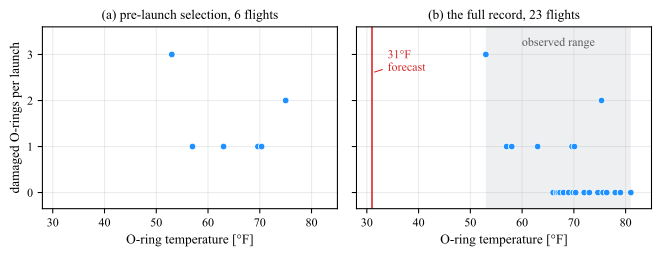

Generate this figure with Python:
# --- Match LaTeX document: Times New Roman, 10pt, textwidth=7in ---
# The O-ring damage record of the 23 shuttle flights that preceded Challenger,
# drawn twice: once from the damage flights alone, which is roughly the selection
# discussed the night before the launch, and once from every flight. The second
# panel is the plot that was never made.
#
# Data: DAAG::orings (R package DAAG, "Challenger O-rings Data"), 23 rows, taken
# from https://vincentarelbundock.github.io/Rdatasets/csv/DAAG/orings.csv
# Original source: Report of the Presidential Commission on the Space Shuttle
# Challenger Accident, Vol. 1, 1986, pp. 129-131.
#
# On the plotted quantity. DAAG's Total column is Erosion + Blowby, which counts a
# ring twice when it suffered both. Tufte's figure plots the number of *distinct*
# damaged rings, which for every row of this dataset is max(Erosion, Blowby): the
# 53F flight had 3 eroded rings, 2 of them also blown by, so 3 rings damaged and
# not the 5 that Total reports. That is the column reproduced here.
import numpy as np
import matplotlib.pyplot as plt

plt.rcParams.update({
    'font.family': 'serif',
    'font.serif': ['Times New Roman'],
    'font.size': 10,
    'axes.titlesize': 10,
    'axes.labelsize': 10,
    'xtick.labelsize': 9,
    'ytick.labelsize': 9,
    'mathtext.fontset': 'cm',
})

C_FLIGHT = '#1E90FF'
C_ALERT = '#D62728'
C_RANGE = '#9AA5B1'

# --- DAAG::orings, in file order: Temperature, Erosion, Blowby, Total ---
orings = np.array([
    [53, 3, 2, 5], [57, 1, 0, 1], [58, 1, 0, 1], [63, 1, 0, 1],
    [66, 0, 0, 0], [67, 0, 0, 0], [67, 0, 0, 0], [67, 0, 0, 0],
    [68, 0, 0, 0], [69, 0, 0, 0], [70, 1, 0, 1], [70, 0, 0, 0],
    [70, 1, 0, 1], [70, 0, 0, 0], [72, 0, 0, 0], [73, 0, 0, 0],
    [75, 0, 0, 0], [75, 0, 2, 1], [76, 0, 0, 0], [76, 0, 0, 0],
    [78, 0, 0, 0], [79, 0, 0, 0], [81, 0, 0, 0],
])
temp, erosion, blowby, total = orings.T
damaged = np.maximum(erosion, blowby)

# The subset the DAAG help page names as the pre-launch chart selection,
# orings[c(1,2,4,11,13,18),] in R's 1-based indexing. Note that it leaves out the
# 58F flight of row 3, which also showed damage.
PRELAUNCH = np.array([1, 2, 4, 11, 13, 18]) - 1

FORECAST = 31.0                     # forecast O-ring temperature, 28 January 1986


def spread(x, width=0.7):
    """Deterministic symmetric offsets so tied points stay countable.

    Overplotting would hide that three flights sit at 67F and four at 70F, and a
    reader cannot count marks that are drawn on top of one another.
    """
    out = np.zeros_like(x, dtype=float)
    for value in np.unique(x):
        idx = np.flatnonzero(x == value)
        if idx.size > 1:
            out[idx] = np.linspace(-width / 2, width / 2, idx.size)
    return x + out


fig, axes = plt.subplots(1, 2, figsize=(7.0, 2.8), sharex=True, sharey=True)

panels = [
    (axes[0], PRELAUNCH, '(a) pre-launch selection, 6 flights'),
    (axes[1], np.arange(len(temp)), '(b) the full record, 23 flights'),
]

for ax, idx, title in panels:
    ax.plot(spread(temp[idx]), damaged[idx], 'o', ms=5, color=C_FLIGHT,
            mfc=C_FLIGHT, mec='white', mew=0.6, zorder=3)
    ax.set_title(title)
    ax.set_xlabel('O-ring temperature [°F]')
    ax.set_xlim(28, 85)
    ax.set_ylim(-0.35, 3.6)
    ax.set_xticks([30, 40, 50, 60, 70, 80])
    ax.set_yticks([0, 1, 2, 3])
    ax.grid(True, alpha=0.25)

axes[0].set_ylabel('damaged O-rings per launch')

# --- the launch morning, and how far outside the record it sat ---
ax = axes[1]
ax.axvspan(temp.min(), temp.max(), color=C_RANGE, alpha=0.18, lw=0, zorder=0)
ax.axvline(FORECAST, color=C_ALERT, lw=1.2, zorder=2)
ax.annotate(f'{FORECAST:.0f}°F\nforecast', xy=(FORECAST, 2.6),
            xytext=(FORECAST + 3, 3.1), fontsize=9, color=C_ALERT, va='top',
            arrowprops=dict(arrowstyle='-', color=C_ALERT, lw=0.8))
ax.text((temp.min() + temp.max()) / 2, 3.25, 'observed range', fontsize=9,
        color='0.35', ha='center', va='center')

plt.tight_layout()

basename = 'plot_challenger'
plt.savefig(f'{basename}.pdf', bbox_inches='tight')
plt.savefig(f'{basename}.svg', bbox_inches='tight')
plt.savefig(f'{basename}.jpeg', dpi=300, bbox_inches='tight')
print(f'Saved {basename}.pdf, {basename}.svg, {basename}.jpeg')

print('\n temp  erosion  blowby  total  damaged  prelaunch')
for i in range(len(temp)):
    mark = 'x' if i in PRELAUNCH else ''
    print(f'{temp[i]:5d} {erosion[i]:8d} {blowby[i]:7d} {total[i]:6d} '
          f'{damaged[i]:8d}  {mark:>5s}')

cold = temp <= 63
print(f'\nflights at or below 63F: {cold.sum()}, all damaged: {bool((damaged[cold] > 0).all())}')
print(f'flights above 63F: {(~cold).sum()}, of which damaged: {(damaged[~cold] > 0).sum()}')
print(f'coldest prior launch {temp.min()}F, forecast {FORECAST:.0f}F, '
      f'extrapolation {temp.min() - FORECAST:.0f}F below the record')
print(f'damage flights in the pre-launch subset: {len(PRELAUNCH)} of '
      f'{(damaged > 0).sum()} in the full record')
